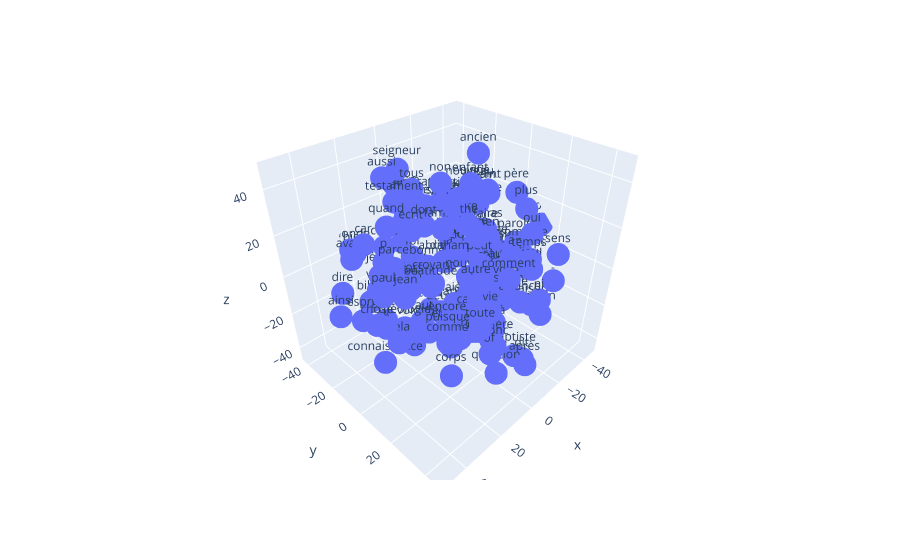

Notebook cell for this chart:
### Code cell
#Plot 3D de certains mots (car impossible de tous les afficher sinon illisible)
n_kept = 150
plot_word_vectors_3d(tsne_results, words_vectors_skip_gram.index_to_key, n_kept)

### Figure 1 — Plotly figure (JSON) as saved in the notebook; plotly's stock layout.template omitted (floating-point values rounded to 4 significant figures; data arrays with more than 128 entries replaced by an {"elided": "..."} marker saying what was removed)
{"data": [{"hovertemplate": "x=%{x}<br>y=%{y}<br>z=%{z}<br>text=%{text}<extra></extra>", "legendgroup": "", "marker": {"color": "#636efa", "symbol": "circle"}, "mode": "markers+text", "name": "", "scene": "scene", "showlegend": false, "text": {"elided": "150 str values"}, "type": "scatter3d", "x": {"elided": "150 float values"}, "y": {"elided": "150 float values"}, "z": {"elided": "150 float values"}}], "layout": {"legend": {"tracegroupgap": 0}, "margin": {"t": 60}, "scene": {"domain": {"x": [0, 1], "y": [0, 1]}, "xaxis": {"title": {"text": "x"}}, "yaxis": {"title": {"text": "y"}}, "zaxis": {"title": {"text": "z"}}}}}
